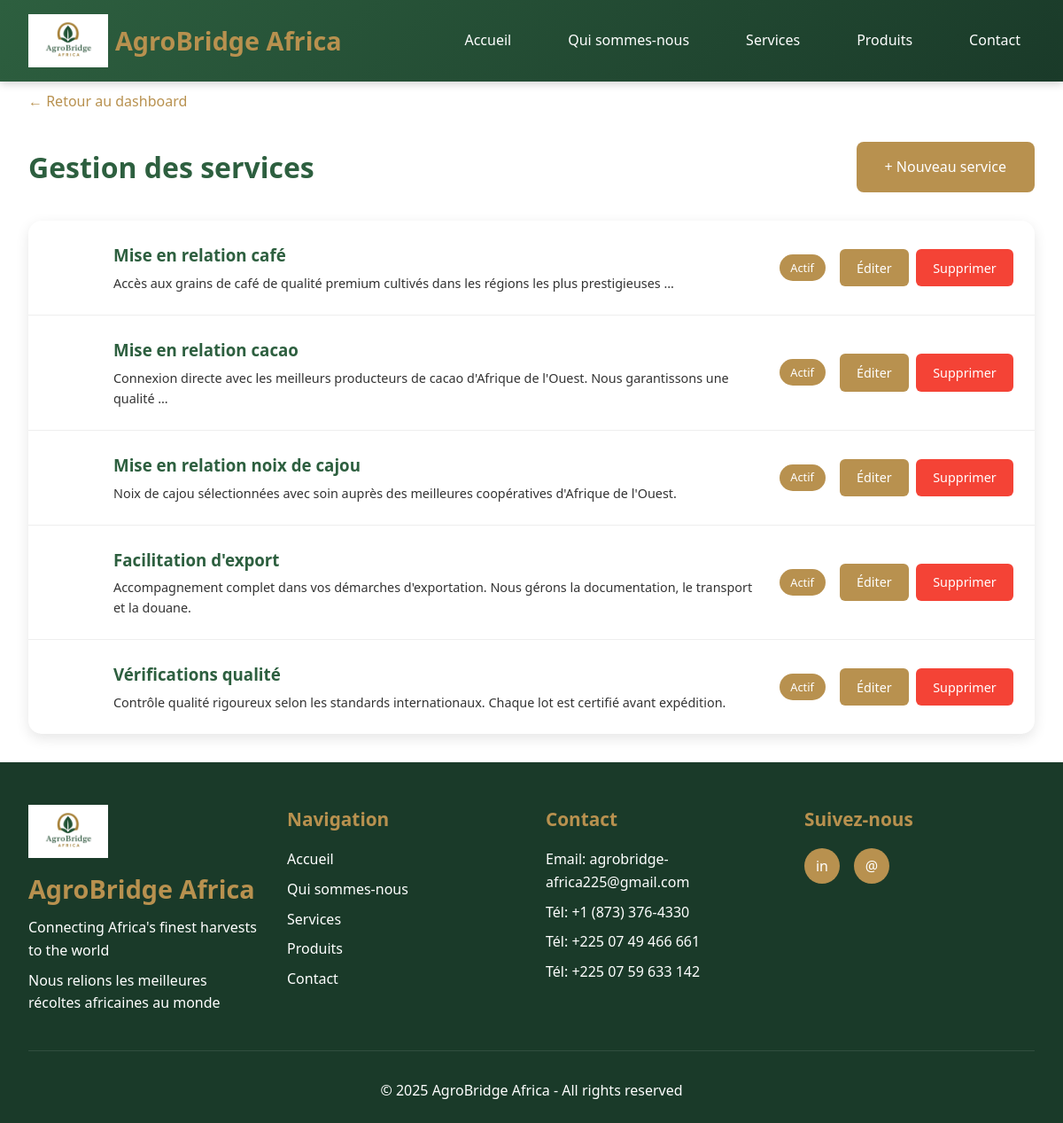
The page /dashboard/services/ (signed in) on the database its author committed.
### website/models.py (models this page shows, shortened)
class Service(models.Model):
    name = models.CharField(max_length=255)
    image = models.ImageField(upload_to='services/', blank=True, null=True)
    description = models.TextField()
    features = models.TextField(help_text="Caractéristiques (une par ligne)")
    order = models.IntegerField(default=0)
    is_active = models.BooleanField(default=True)
    created_at = models.DateTimeField(auto_now_add=True)
    updated_at = models.DateTimeField(auto_now=True)
    class Meta:
        ordering = ['order', '-created_at']
        verbose_name = 'Service'
        verbose_name_plural = 'Services'

### website/views.py (the view)
# urls.py: path('dashboard/services/', views.services_manage, name='services_manage'),
@login_required
def services_manage(request):
    if not request.user.is_staff:
        return redirect('website:home')
    services = Service.objects.all()
    return render(request, 'website/services_manage.html', {'services': services})

### website/templates/website/services_manage.html (shortened to what this page needs)
{% extends 'website/base.html' %}
{% load static responsive_images %}
{% block content %}
<div class="services-manage-container">
    <a href="{% url 'website:dashboard' %}" class="back-link">← Retour au dashboard</a>
    <div class="manage-header">
        <h1>Gestion des services</h1>
        <a href="{% url 'website:service_new' %}" class="btn-new">+ Nouveau service</a>
    </div>
    {% if services %}
        <div class="services-list">
            {% for service in services %}
            <div class="service-row">
                <div style="width:48px;height:48px;border-radius:8px;overflow:hidden">
                    {% responsive_image service.image service.name class_attr="" %}
                </div>
                <div class="service-info">
                    <h3>{{ service.name }}</h3>
                    <p>{{ service.description|truncatewords:15 }}</p>
                </div>
                <div style="display: flex; gap: 1rem; align-items: center;">
                    <span class="service-status {% if not service.is_active %}inactive{% endif %}">
                        {% if service.is_active %}Actif{% else %}Inactif{% endif %}
                    </span>
                    <div class="service-actions">
                        <a href="{% url 'website:service_edit' service.pk %}" class="action-btn action-btn-edit">Éditer</a>
                        <a href="{% url 'website:service_delete' service.pk %}" class="action-btn action-btn-delete" onclick="return confirm('Êtes-vous sûr ?');">Supprimer</a>
                    </div>
                </div>
            </div>
            {% endfor %}
        </div>
    {% else %}
        <div class="empty-state">
            <p>Aucun service trouvé.</p>
            <a href="{% url 'website:service_new' %}" class="btn-new">Créer le premier service</a>
        </div>
    {% endif %}
</div>
{% endblock %}

### website/templates/website/base.html (shortened to what this page needs)
{% load static %}
<!DOCTYPE html>
<html lang="fr">
<head>
    <link rel="stylesheet" href="{% static 'css/animations.css' %}">
</head>
<body>
    <header>
        <nav>
            <a href="{% url 'website:home' %}" class="logo">
                <img src="{% static 'images/logo.jpg' %}" alt="AgroBridge Africa - Logo" class="no-round" loading="lazy">
                <span class="logo-text">AgroBridge Africa</span>
            </a>
            <ul class="nav-links">
                <li><a href="{% url 'website:home' %}" class="{% if request.resolver_match.url_name == 'home' %}active{% endif %}">Accueil</a></li>
                <li><a href="{% url 'website:about' %}" class="{% if request.resolver_match.url_name == 'about' %}active{% endif %}">Qui sommes-nous</a></li>
                <li><a href="{% url 'website:services' %}" class="{% if request.resolver_match.url_name == 'services' %}active{% endif %}">Services</a></li>
                <li><a href="{% url 'website:products' %}" class="{% if request.resolver_match.url_name == 'products' %}active{% endif %}">Produits</a></li>
                <li><a href="{% url 'website:contact' %}" class="{% if request.resolver_match.url_name == 'contact' %}active{% endif %}">Contact</a></li>
            </ul>
        </nav>
    </header>
    <main>
        {% block content %}{% endblock %}
    </main>
    <footer>
        <div class="footer-content">
            <div class="footer-section">
                <a href="{% url 'website:home' %}" class="logo">
                <img src="{% static 'images/logo.jpg' %}" alt="AgroBridge Africa - Logo" loading="lazy">
                <span class="logo-text">AgroBridge Africa</span>
            </a>
                <p>Connecting Africa's finest harvests to the world</p>
                <p>Nous relions les meilleures récoltes africaines au monde</p>
            </div>
            <div class="footer-section">
                <h3>Navigation</h3>
                <a href="{% url 'website:home' %}">Accueil</a>
                <a href="{% url 'website:about' %}">Qui sommes-nous</a>
                <a href="{% url 'website:services' %}">Services</a>
                <a href="{% url 'website:products' %}">Produits</a>
                <a href="{% url 'website:contact' %}">Contact</a>
            </div>
            <div class="footer-section">
                <h3>Contact</h3>
                <p>Email: agrobridge-africa225@gmail.com</p>
                <p>Tél: +1 (873) 376-4330</p>
                <p>Tél: +225 07 49 466 661</p>
                <p>Tél: +225 07 59 633 142</p>
            </div>
            <div class="footer-section">
                <h3>Suivez-nous</h3>
                <div class="social-links">
                    <a href="https://www.linkedin.com/in/agrobridge-africa-958a97397/" aria-label="LinkedIn" target="_blank" rel="noopener noreferrer">in</a>
                    <a href="mailto:agrobridgeafrica@gmail.com" aria-label="Email">@</a>
                </div>
            </div>
        </div>
        <div class="footer-bottom">
            <p>&copy; 2025 AgroBridge Africa - All rights reserved</p>
        </div>
    </footer>
</body>
</html>

### static/css/animations.css (style rules this page uses)
:root { --anim-ease: cubic-bezier(.2,.9,.3,1); --stagger-step: 120ms; }

### website/templates/website/base.html (style rules this page uses)
* { margin: 0; padding: 0; box-sizing: border-box; }
:root { --primary-green: #2d5f3f; --primary-gold: #b8914f; --light-green: #4a8f5e; --light-gold: #d4a56a; --dark-green: #1a3a29; --white: #ffffff; --light-gray: #f5f5f5; --text-dark: #333333; }
body { font-family: 'Segoe UI', Tahoma, Geneva, Verdana, sans-serif; line-height: 1.6; color: var(--text-dark); min-height: 100vh; display: flex; flex-direction: column; }
header { background: linear-gradient(135deg, var(--primary-green), var(--dark-green)); color: var(--white); padding: 1rem 0; position: fixed; width: 100%; top: 0; z-index: 1000; box-shadow: 0 2px 10px rgba(0,0,0,0.2); }
nav { max-width: 1200px; margin: 0 auto; display: flex; justify-content: space-between; align-items: center; padding: 0 2rem; }
.logo { font-size: 1.8rem; font-weight: bold; color: var(--primary-gold); text-decoration: none; }
.nav-links { display: flex; list-style: none; gap: 2rem; }
.nav-links a { color: var(--white); text-decoration: none; font-weight: 500; transition: color 0.3s; padding: 0.5rem 1rem; border-radius: 5px; }
main { margin-top: 70px; flex: 1; }
footer { background: var(--dark-green); color: var(--white); padding: 3rem 2rem 1.5rem; margin-top: auto; }
.footer-content { max-width: 1200px; margin: 0 auto; display: grid; grid-template-columns: repeat(auto-fit, minmax(250px, 1fr)); gap: 2rem; margin-bottom: 2rem; }
.footer-section h3 { color: var(--primary-gold); margin-bottom: 1rem; font-size: 1.3rem; }
.footer-section p, .footer-section a { color: var(--white); margin-bottom: 0.5rem; text-decoration: none; display: block; transition: color 0.3s; }
.footer-bottom { text-align: center; padding-top: 2rem; border-top: 1px solid rgba(255, 255, 255, 0.1); }
.social-links { display: flex; gap: 1rem; margin-top: 1rem; }
.social-links a { display: inline-block; width: 40px; height: 40px; background: var(--primary-gold); border-radius: 50%; display: flex; align-items: center; justify-content: center; transition: all 0.3s; }
.logo { display: flex; align-items: center; gap: 0.5rem; text-decoration: none; }
.logo img { height: 60px; width: auto; }
img { border-radius: 50%; object-fit: cover; }
img.no-round, .logo img { border-radius: 0 !important; }
.logo-text { font-size: 1.8rem; font-weight: bold; color: var(--primary-gold); }

### website/templates/website/services_manage.html (style rules this page uses)
.services-manage-container { max-width: 1200px; margin: 0 auto; padding: 2rem; }
.manage-header { display: flex; justify-content: space-between; align-items: center; margin-bottom: 2rem; }
.manage-header h1 { color: var(--primary-green); }
.btn-new { background: var(--primary-gold); color: white; padding: 1rem 2rem; border-radius: 8px; text-decoration: none; transition: all 0.3s; display: inline-block; }
.back-link { display: inline-block; color: var(--primary-gold); text-decoration: none; margin-bottom: 2rem; transition: all 0.3s; }
.services-list { background: white; border-radius: 15px; box-shadow: 0 5px 15px rgba(0,0,0,0.1); overflow: hidden; }
.service-row { padding: 1.5rem; border-bottom: 1px solid #eee; display: grid; grid-template-columns: auto 1fr auto; gap: 1.5rem; align-items: center; transition: all 0.3s; }
.service-row:last-child { border-bottom: none; }
.service-info { flex: 1; }
.service-info h3 { color: var(--primary-green); margin-bottom: 0.3rem; }
.service-info p { color: var(--text-dark); font-size: 0.9rem; margin: 0; }
.service-status { background: var(--primary-gold); color: white; padding: 0.3rem 0.8rem; border-radius: 20px; font-size: 0.8rem; }
.service-actions { display: flex; gap: 0.5rem; }
.action-btn { padding: 0.6rem 1.2rem; border: none; border-radius: 6px; text-decoration: none; font-size: 0.9rem; transition: all 0.3s; cursor: pointer; }
.action-btn-edit { background: var(--primary-gold); color: white; }
.action-btn-delete { background: #f44336; color: white; }

### rows shown on the page
Service: image+name (picture), name "Mise en relation café", description "Accès aux grains de café de qualité premium cultivés dans les régions les plus prestigieuses …", is_active "Actif"
Service: image+name (picture), name "Mise en relation cacao", description "Connexion directe avec les meilleurs producteurs de cacao d'Afrique de l'Ouest. Nous garantissons une qualité …", is_active "Actif"
Service: image+name (picture), name "Mise en relation noix de cajou", description "Noix de cajou sélectionnées avec soin auprès des meilleures coopératives d'Afrique de l'Ouest.", is_active "Actif"
Service: image+name (picture), name "Facilitation d'export", description "Accompagnement complet dans vos démarches d'exportation. Nous gérons la documentation, le transport et la douane.", is_active "Actif"
Service: image+name (picture), name "Vérifications qualité", description "Contrôle qualité rigoureux selon les standards internationaux. Chaque lot est certifié avant expédition.", is_active "Actif"
